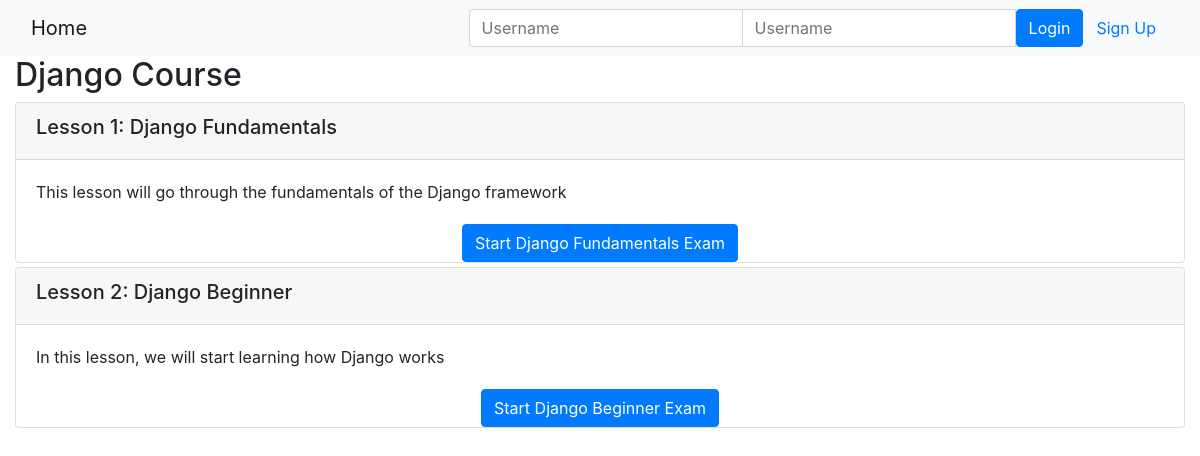
Page /onlinecourse/1/ on the committed database.
### onlinecourse/models.py (models this page shows, shortened)
class Course(models.Model):
    name = models.CharField(null=False, max_length=30, default='online course')
    image = models.ImageField(upload_to='course_images/')
    description = models.CharField(max_length=1000)
    pub_date = models.DateField(null=True)
    instructors = models.ManyToManyField(Instructor)
    users = models.ManyToManyField(settings.AUTH_USER_MODEL, through='Enrollment')
    total_enrollment = models.IntegerField(default=0)
    is_enrolled = False

class Lesson(models.Model):
    title = models.CharField(max_length=200, default="title")
    order = models.IntegerField(default=0)
    course = models.ForeignKey(Course, on_delete=models.CASCADE)
    content = models.TextField()

### onlinecourse/views.py (the view)
# urls.py: path('<int:pk>/', views.CourseDetailView.as_view(), name='course_details'),
class CourseDetailView(generic.DetailView):
    model = Course
    template_name = 'onlinecourse/course_detail_bootstrap.html'

### onlinecourse/templates/onlinecourse/course_detail_bootstrap.html (shortened to what this page needs)
<!DOCTYPE html>
<html lang="en">
<head>
     {% load static %}
    <link rel="stylesheet" href="https://maxcdn.bootstrapcdn.com/bootstrap/4.5.2/css/bootstrap.min.css">
</head>
<body>
    <nav class="navbar navbar-light bg-light">
        <div class="container-fluid">
            <div class="navbar-header">
                  <a class="navbar-brand" href="{% url 'onlinecourse:index' %}">Home</a>
            </div>
            <ul class="nav navbar-nav navbar-right">
                {% if user.is_authenticated %}
                <li>
                    <a class="btn btn-link" href="#">{{ user.first_name }}({{ user.username }})</a>
                    <a class="btn btn-link" href="{% url 'onlinecourse:logout' %}">Logout</a>
                </li>
                {% else %}
                <li>
                    <form class="form-inline" action="{% url 'onlinecourse:login' %}" method="post">
                        <div class="input-group">
                            <input type="text" class="form-control" placeholder="Username" name="username" >
                            <input type="password" class="form-control" placeholder="Username" name="psw" >
                            <button class="btn btn-primary" type="submit">Login</button>
                            <a class="btn btn-link" href="{% url 'onlinecourse:registration' %}">Sign Up</a>
                        </div>
                    </form>
                </li>
                {% endif %}
            </ul>
        </div>
    </nav>
            <div class="container-fluid">
                <h2>{{ course.name }}</h2>
                <div class="card-columns-vertical">
                    {% for lesson in course.lesson_set.all %}
                        <div class="card mt-1">
                            <div class="card-header"><h5>Lesson {{lesson.order|add:1}}: {{lesson.title}}</h5></div>
                            <div class="card-body">{{lesson.content}}</div>
                            <div class="container-fluid d-flex justify-content-center align-items-center full-height">
                                <div>
                                  <button type="button" class="btn btn-primary" data-toggle="collapse" data-target="#collapse-container-{{lesson.id}}">Start {{lesson.title}} Exam</button>
                                </div>
                              </div>
                        </div>
                    {% endfor %}
                </div>
    </div>
</body>
</html>

### rows in the picture
Course: name "Django Course"
Lesson: order|add "1", title "Django Fundamentals", content "This lesson will go through the fundamentals of the Django framework"
Lesson: order|add "2", title "Django Beginner", content "In this lesson, we will start learning how Django works"
